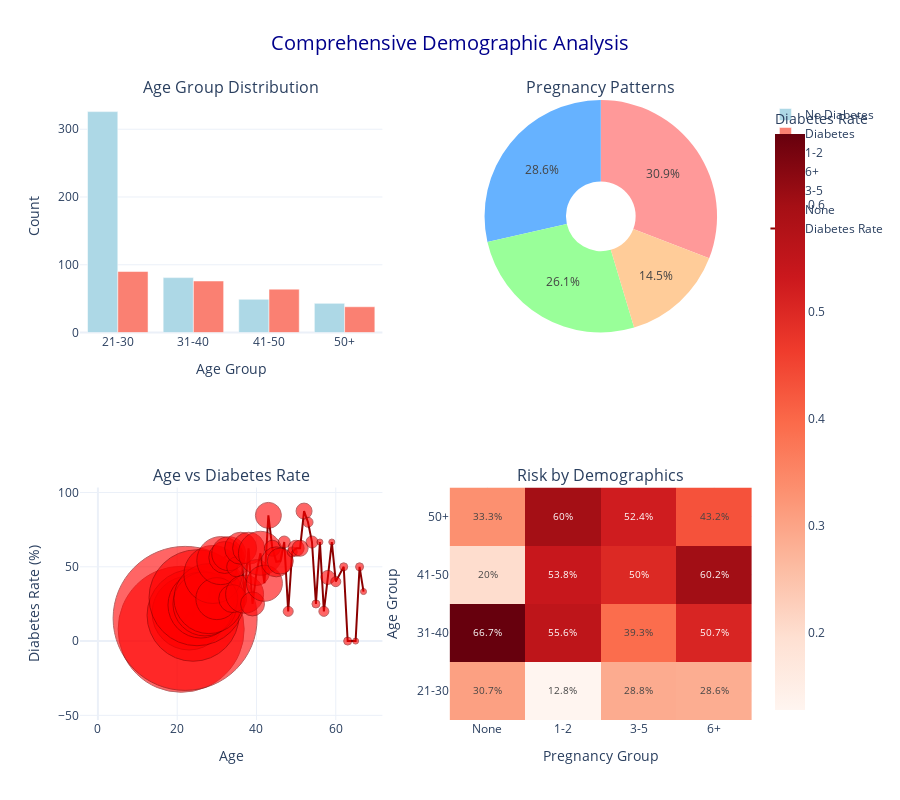

Here is the notebook cell this chart was saved with:
### Markdown cell above
## 11. Demographic Analysis with Interactive Charts

**Data Story**: Understanding the demographic patterns helps identify at-risk populations. We'll explore age groups, pregnancy patterns, and their relationship with diabetes outcomes.

### Code cell
# Create demographic analysis with multiple chart types
def create_demographic_analysis():
    """Create comprehensive demographic analysis with appropriate chart types"""
    
    # Prepare demographic data
    df_demo = df_cleaned.copy()
    df_demo['Age_Group'] = pd.cut(df_demo['Age'], 
                                 bins=[20, 30, 40, 50, 100], 
                                 labels=['21-30', '31-40', '41-50', '50+'])
    df_demo['Pregnancy_Group'] = pd.cut(df_demo['Pregnancies'], 
                                       bins=[-1, 0, 2, 5, 20], 
                                       labels=['None', '1-2', '3-5', '6+'])
    df_demo['Diabetes_Status'] = df_demo['Outcome'].map({0: 'No Diabetes', 1: 'Diabetes'})
    
    # Create subplot figure with different chart types
    fig = make_subplots(
        rows=2, cols=2,
        subplot_titles=('Age Group Distribution', 'Pregnancy Patterns', 'Age vs Diabetes Rate', 'Risk by Demographics'),
        specs=[[{'type': 'bar'}, {'type': 'pie'}],
               [{'type': 'scatter'}, {'type': 'heatmap'}]]
    )
    
    # 1. Age Group Bar Chart
    age_counts = df_demo.groupby(['Age_Group', 'Diabetes_Status']).size().reset_index(name='Count')
    
    for status, color in [('No Diabetes', 'lightblue'), ('Diabetes', 'salmon')]:
        data = age_counts[age_counts['Diabetes_Status'] == status]
        fig.add_trace(
            go.Bar(
                x=data['Age_Group'],
                y=data['Count'],
                name=status,
                marker_color=color,
                hovertemplate='<b>Age Group:</b> %{x}<br><b>Count:</b> %{y}<br><b>Status:</b> ' + status + '<extra></extra>'
            ),
            row=1, col=1
        )
    
    # 2. Pregnancy Distribution Pie Chart
    preg_counts = df_demo['Pregnancy_Group'].value_counts()
    fig.add_trace(
        go.Pie(
            labels=preg_counts.index,
            values=preg_counts.values,
            name='Pregnancies',
            hole=0.3,
            marker_colors=['#FF9999', '#66B2FF', '#99FF99', '#FFCC99'],
            hovertemplate='<b>Pregnancies:</b> %{label}<br><b>Count:</b> %{value}<br><b>Percentage:</b> %{percent}<extra></extra>'
        ),
        row=1, col=2
    )
    
    # 3. Age vs Diabetes Rate Scatter
    diabetes_rate_by_age = df_demo.groupby('Age')['Outcome'].agg(['mean', 'count']).reset_index()
    diabetes_rate_by_age = diabetes_rate_by_age[diabetes_rate_by_age['count'] >= 3]  # Filter for meaningful data
    
    fig.add_trace(
        go.Scatter(
            x=diabetes_rate_by_age['Age'],
            y=diabetes_rate_by_age['mean'] * 100,
            mode='markers+lines',
            name='Diabetes Rate',
            marker=dict(size=diabetes_rate_by_age['count']*2, color='red', opacity=0.6),
            line=dict(color='darkred', width=2),
            hovertemplate='<b>Age:</b> %{x}<br><b>Diabetes Rate:</b> %{y:.1f}%<br><b>Sample Size:</b> %{text}<extra></extra>',
            text=diabetes_rate_by_age['count']
        ),
        row=2, col=1
    )
    
    # 4. Demographic Risk Heatmap
    demo_pivot = df_demo.groupby(['Age_Group', 'Pregnancy_Group'])['Outcome'].mean().reset_index()
    demo_matrix = demo_pivot.pivot(index='Age_Group', columns='Pregnancy_Group', values='Outcome')
    
    fig.add_trace(
        go.Heatmap(
            z=demo_matrix.values,
            x=demo_matrix.columns,
            y=demo_matrix.index,
            colorscale='Reds',
            text=np.round(demo_matrix.values * 100, 1),
            texttemplate='%{text}%',
            textfont={"size": 10},
            hovertemplate='<b>Age:</b> %{y}<br><b>Pregnancies:</b> %{x}<br><b>Diabetes Rate:</b> %{z:.1%}<extra></extra>',
            showscale=True,
            colorbar=dict(title='Diabetes Rate')
        ),
        row=2, col=2
    )
    
    # Update layout
    fig.update_layout(
        title={
            'text': 'Comprehensive Demographic Analysis',
            'x': 0.5,
            'xanchor': 'center',
            'font': {'size': 20, 'color': 'darkblue'}
        },
        height=800,
        template='plotly_white'
    )
    
    # Update axes
    fig.update_xaxes(title_text='Age Group', row=1, col=1)
    fig.update_yaxes(title_text='Count', row=1, col=1)
    fig.update_xaxes(title_text='Age', row=2, col=1)
    fig.update_yaxes(title_text='Diabetes Rate (%)', row=2, col=1)
    fig.update_xaxes(title_text='Pregnancy Group', row=2, col=2)
    fig.update_yaxes(title_text='Age Group', row=2, col=2)
    
    return fig

# Display demographic analysis
demo_fig = create_demographic_analysis()
demo_fig.show()

print('👥 Demographic Insights:')
print('• Diabetes risk increases with age - highest in 50+ group')
print('• Women with more pregnancies show higher diabetes rates')
print('• Age 40+ with 3+ pregnancies represents highest risk demographic')
print('• Interactive charts reveal specific high-risk combinations')

### Figure 1 — Plotly figure (JSON) as saved in the notebook; plotly's stock layout.template omitted (floating-point values rounded to 4 significant figures)
{"data": [{"hovertemplate": "<b>Age Group:</b> %{x}<br><b>Count:</b> %{y}<br><b>Status:</b> No Diabetes<extra></extra>", "marker": {"color": "lightblue"}, "name": "No Diabetes", "type": "bar", "x": ["21-30", "31-40", "41-50", "50+"], "xaxis": "x", "y": [326, 81, 49, 43], "yaxis": "y"}, {"hovertemplate": "<b>Age Group:</b> %{x}<br><b>Count:</b> %{y}<br><b>Status:</b> Diabetes<extra></extra>", "marker": {"color": "salmon"}, "name": "Diabetes", "type": "bar", "x": ["21-30", "31-40", "41-50", "50+"], "xaxis": "x", "y": [90, 76, 64, 38], "yaxis": "y"}, {"domain": {"x": [0.55, 1], "y": [0.625, 1]}, "hole": 0.3, "hovertemplate": "<b>Pregnancies:</b> %{label}<br><b>Count:</b> %{value}<br><b>Percentage:</b> %{percent}<extra></extra>", "labels": ["1-2", "6+", "3-5", "None"], "marker": {"colors": ["#FF9999", "#66B2FF", "#99FF99", "#FFCC99"]}, "name": "Pregnancies", "type": "pie", "values": [237, 219, 200, 111]}, {"hovertemplate": "<b>Age:</b> %{x}<br><b>Diabetes Rate:</b> %{y:.1f}%<br><b>Sample Size:</b> %{text}<extra></extra>", "line": {"color": "darkred", "width": 2}, "marker": {"color": "red", "opacity": 0.6, "size": [126, 144, 74, 92, 96, 66, 64, 70, 58, 42, 48, 32, 34, 28, 20, 32, 38, 32, 24, 26, 44, 36, 26, 16, 30, 26, 12, 10, 10, 16, 16, 16, 10, 12, 8, 6, 10, 14, 6, 10, 8, 8, 6, 8, 6]}, "mode": "markers+lines", "name": "Diabetes Rate", "text": [63.0, 72.0, 37.0, 46.0, 48.0, 33.0, 32.0, 35.0, 29.0, 21.0, 24.0, 16.0, 17.0, 14.0, 10.0, 16.0, 19.0, 16.0, 12.0, 13.0, 22.0, 18.0, 13.0, 8.0, 15.0, 13.0, 6.0, 5.0, 5.0, 8.0, 8.0, 8.0, 5.0, 6.0, 4.0, 3.0, 5.0, 7.0, 3.0, 5.0, 4.0, 4.0, 3.0, 4.0, 3.0], "type": "scatter", "x": [21, 22, 23, 24, 25, 26, 27, 28, 29, 30, 31, 32, 33, 34, 35, 36, 37, 38, 39, 40, 41, 42, 43, 44, 45, 46, 47, 48, 49, 50, 51, 52, 53, 54, 55, 56, 57, 58, 59, 60, 62, 63, 65, 66, 67], "xaxis": "x2", "y": [7.937, 15.28, 18.92, 17.39, 29.17, 24.24, 25.0, 28.57, 44.83, 28.57, 54.17, 56.25, 58.82, 28.57, 50.0, 62.5, 31.58, 62.5, 25.0, 46.15, 59.09, 38.89, 84.62, 62.5, 53.33, 53.85, 66.67, 20.0, 60.0, 62.5, 62.5, 87.5, 80.0, 66.67, 25.0, 66.67, 20.0, 42.86, 66.67, 40.0, 50.0, 0.0, 0.0, 50.0, 33.33], "yaxis": "y2"}, {"colorbar": {"title": {"text": "Diabetes Rate"}}, "colorscale": [[0, "rgb(255,245,240)"], [0.125, "rgb(254,224,210)"], [0.25, "rgb(252,187,161)"], [0.375, "rgb(252,146,114)"], [0.5, "rgb(251,106,74)"], [0.625, "rgb(239,59,44)"], [0.75, "rgb(203,24,29)"], [0.875, "rgb(165,15,21)"], [1, "rgb(103,0,13)"]], "hovertemplate": "<b>Age:</b> %{y}<br><b>Pregnancies:</b> %{x}<br><b>Diabetes Rate:</b> %{z:.1%}<extra></extra>", "showscale": true, "text": [[30.7, 12.8, 28.8, 28.6], [66.7, 55.6, 39.3, 50.7], [20.0, 53.8, 50.0, 60.2], [33.3, 60.0, 52.4, 43.2]], "textfont": {"size": 10}, "texttemplate": "%{text}%", "type": "heatmap", "x": ["None", "1-2", "3-5", "6+"], "xaxis": "x3", "y": ["21-30", "31-40", "41-50", "50+"], "yaxis": "y3", "z": [[0.3068, 0.1276, 0.2883, 0.2857], [0.6667, 0.5556, 0.3929, 0.507], [0.2, 0.5385, 0.5, 0.6024], [0.3333, 0.6, 0.5238, 0.4318]]}], "layout": {"annotations": [{"font": {"size": 16}, "showarrow": false, "text": "Age Group Distribution", "x": 0.225, "xanchor": "center", "xref": "paper", "y": 1, "yanchor": "bottom", "yref": "paper"}, {"font": {"size": 16}, "showarrow": false, "text": "Pregnancy Patterns", "x": 0.775, "xanchor": "center", "xref": "paper", "y": 1, "yanchor": "bottom", "yref": "paper"}, {"font": {"size": 16}, "showarrow": false, "text": "Age vs Diabetes Rate", "x": 0.225, "xanchor": "center", "xref": "paper", "y": 0.375, "yanchor": "bottom", "yref": "paper"}, {"font": {"size": 16}, "showarrow": false, "text": "Risk by Demographics", "x": 0.775, "xanchor": "center", "xref": "paper", "y": 0.375, "yanchor": "bottom", "yref": "paper"}], "height": 800, "title": {"font": {"color": "darkblue", "size": 20}, "text": "Comprehensive Demographic Analysis", "x": 0.5, "xanchor": "center"}, "xaxis": {"anchor": "y", "domain": [0, 0.45], "title": {"text": "Age Group"}}, "xaxis2": {"anchor": "y2", "domain": [0, 0.45], "title": {"text": "Age"}}, "xaxis3": {"anchor": "y3", "domain": [0.55, 1], "title": {"text": "Pregnancy Group"}}, "yaxis": {"anchor": "x", "domain": [0.625, 1], "title": {"text": "Count"}}, "yaxis2": {"anchor": "x2", "domain": [0, 0.375], "title": {"text": "Diabetes Rate (%)"}}, "yaxis3": {"anchor": "x3", "domain": [0, 0.375], "title": {"text": "Age Group"}}}}
